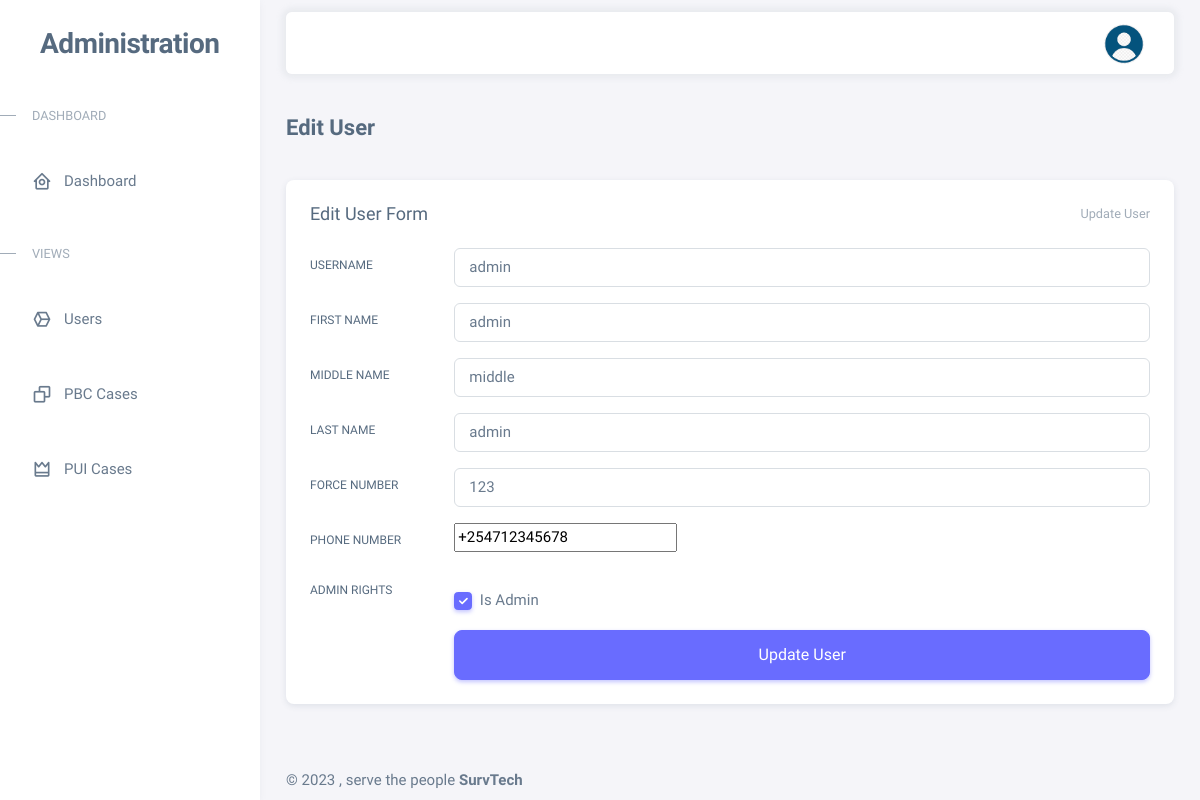
Page /edit-user/1 on the committed database.
### myapp/models.py (models this page shows, shortened)
class MyUser(AbstractBaseUser, PermissionsMixin):
    username = models.CharField(max_length=200, unique=True)
    first_name = models.CharField(max_length=200)
    middle_name = models.CharField(max_length=200, null=True, blank=True)
    last_name = models.CharField(max_length=200)
    force_number = models.CharField(max_length=200, unique=True)
    phone_number = PhoneNumberField()
    is_active = models.BooleanField(default=True)
    is_admin = models.BooleanField(default=False)
    objects = MyUserManager()
    USERNAME_FIELD = "username"
    REQUIRED_FIELDS = ["first_name", "middle_name", "last_name", "force_number", "phone_number"]

### myapp/views.py (the view)
# urls.py: path('edit-user/<int:pk>', EditUserView.as_view(), name='edituser'),
class EditUserView(SuccessMessageMixin, UpdateView):
    model = MyUser
    form_class = EditUserForm
    template_name = 'edituser.html'
    success_url = reverse_lazy('users')
    success_message = 'User has been updated successfully'

### templates/edituser.html (shortened to what this page needs)
{% extends 'base.html' %}
{% load static %}
{% block content %}
<div class="container-xxl flex-grow-1 container-p-y">
    <h4 class="fw-bold py-3 mb-4">Edit User</h4>
    <div class="card mb-4">
        <div class="card-header d-flex align-items-center justify-content-between">
          <h5 class="mb-0">Edit User Form</h5>
          <small class="text-muted float-end">Update User</small>
        </div>
        <div class="card-body">
          <form method="POST" enctype="multipart/form-data">
            <div class="row mb-3">
              <label class="col-sm-2 col-form-label" for="basic-default-name">Username</label>
              <div class="col-sm-10">
                {{form.username}}
              </div>
            </div>
            <div class="row mb-3">
                <label class="col-sm-2 col-form-label" for="basic-default-name">First Name</label>
                <div class="col-sm-10">
                    {{form.first_name}}
                </div>
              </div>
              <div class="row mb-3">
                <label class="col-sm-2 col-form-label" for="basic-default-name">Middle Name</label>
                <div class="col-sm-10">
                    {{form.middle_name}}
                </div>
              </div>
              <div class="row mb-3">
                <label class="col-sm-2 col-form-label" for="basic-default-name">Last Name</label>
                <div class="col-sm-10">
                    {{form.last_name}}
                </div>
              </div>
              <div class="row mb-3">
                <label class="col-sm-2 col-form-label" for="basic-default-name">Force Number</label>
                <div class="col-sm-10">
                    {{form.force_number}}
                </div>
              </div>
              <div class="row mb-3">
                <label class="col-sm-2 col-form-label" for="basic-default-name">Phone Number</label>
                <div class="col-sm-10">
                    {{form.phone_number}}
                </div>
              </div>
              <div class="row mb-3">
                <label class="col-sm-2 col-form-label" for="basic-default-name">Admin Rights</label>
                <div class="col-sm-10 form-password-toggle">
                    <div class="form-check mt-3">
                        {{form.is_admin}}
                        <label class="form-check-label" for="defaultCheck1"> Is Admin </label>
                    </div>
                </div>
              </div>
            <div class="row justify-content-end">
              <div class="col-sm-10">
                <div class="d-grid">
                    <button class="btn btn-primary btn-lg" type="submit">Update User</button>
                </div>
              </div>
            </div>
          </form>
        </div>
    </div>
</div>
  {% endblock %}

### rows in the picture
MyUser: username "admin", first_name "admin", middle_name "middle", last_name "admin", force_number "123", phone_number "+254712345678", is_admin "☑"
